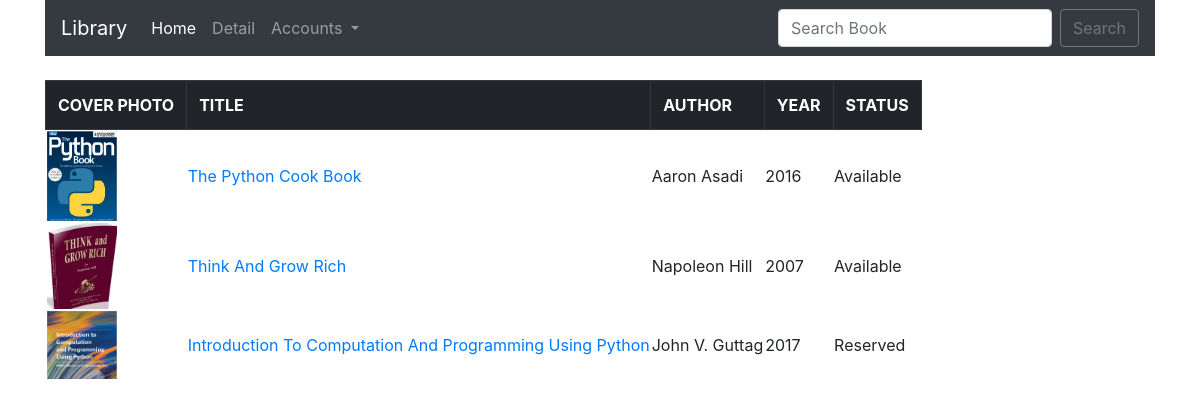
Screenshot of / (signed in) with the database file from the repository.
### lib/models.py (models this page shows, shortened)
class Book(models.Model):
    title = models.CharField(max_length=100)
    author = models.CharField(max_length=100)
    year = models.CharField(max_length=10, null="True")
    book_edition = models.CharField(max_length=200)
    description = models.CharField(max_length=1000)
    book_id = models.CharField(max_length=100)
    cover = models.ImageField(upload_to='lib/covers/', null= False)
    status = models.CharField(default='Available', choices = status, max_length=20)
    copies_available = models.IntegerField(blank=True, default=0)
    total_copies = models.IntegerField(blank=True, default=0)

### lib/views.py (the view)
# urls.py: path('', views.HomeView.as_view(), name = 'home'),
class HomeView(LoginRequiredMixin, generic.ListView):
    template_name = 'lib/home.html'
    def get_queryset(self):
        return Book.objects.all()[:5]

### lib/templates/lib/home.html (shortened to what this page needs)
{% extends 'lib/base.html' %}
    {% block content %}
    <br>
    <table >
        <thead class="table-dark table table-bordered">
        <tr>
            <th>COVER PHOTO</th>
            <th>TITLE</th>
            <th>AUTHOR</th>
            <th>YEAR</th>
            <th>STATUS</th>
        </tr>
        </thead>
        {% for title in object_list %}
        <tr>
            <td><img src = "{{ title.cover.url }}" width="70px;"></td>
            <td><a href = "{% url 'lib:detail' title.id %}">{{ title.title }}</a></td>
            <td>{{ title.author }}</td>
            <td>{{ title.year }}</td>
            <td>{{ title.status }}</td>
        </tr>
        {% endfor %}
    </table>
    {% endblock %}

### lib/templates/lib/base.html (shortened to what this page needs)
{% load static %}
<!DOCTYPE html>
<html lang="en">
    <head>
        <link rel="stylesheet" href="https://cdn.jsdelivr.net/npm/bootstrap@4.0.0/dist/css/bootstrap.min.css">
    </head>
    <body bgcolor="#F9FBE7">
        <div class="container" display: flex>
            {% block nav %}
                {% include "lib/nav.html" %}
                {% block content %}
                {% endblock%}
            {% endblock %}
        </div>
    </body>

### lib/templates/lib/nav.html (shortened to what this page needs)
<nav class="navbar navbar-expand-lg navbar-dark bg-dark">
    <a class="navbar-brand" href="{% url 'lib:home' %}">Library</a>
    <div class="collapse navbar-collapse" id="navbarSupportedContent">
      <ul class="navbar-nav mr-auto">
        <li class="nav-item active">
          <a class="nav-link" href="{% url 'lib:home' %}">Home <span class="sr-only">(current)</span></a>
        </li>
        <li class="nav-item">
          <a class="nav-link" href="#">Detail</a>
        </li>
        <li class="nav-item dropdown">
          <a class="nav-link dropdown-toggle" href="#" id="navbarDropdown" role="button" data-toggle="dropdown" aria-haspopup="true" aria-expanded="false">
            Accounts
          </a>
        </li>
      </ul>
      <form class="form-inline my-2 my-lg-0" action="{% url 'lib:search_book' %}" method="get">
        <input class="form-control mr-sm-2" type="text" placeholder="Search Book" name="q" aria-label="Search" value="{{ request.GET.q }}">
        <button class="btn btn-outline-secondary my-2 my-sm-0" type="submit">Search</button>
      </form>
    </div>
  </nav>

### rows the page displays
Book: cover (picture), title "The Python Cook Book", author "Aaron Asadi", year "2016", status "Available"
Book: cover (picture), title "Think And Grow Rich", author "Napoleon Hill", year "2007", status "Available"
Book: cover (picture), title "Introduction To Computation And Programming Using Python", author "John V. Guttag", year "2017", status "Reserved"
